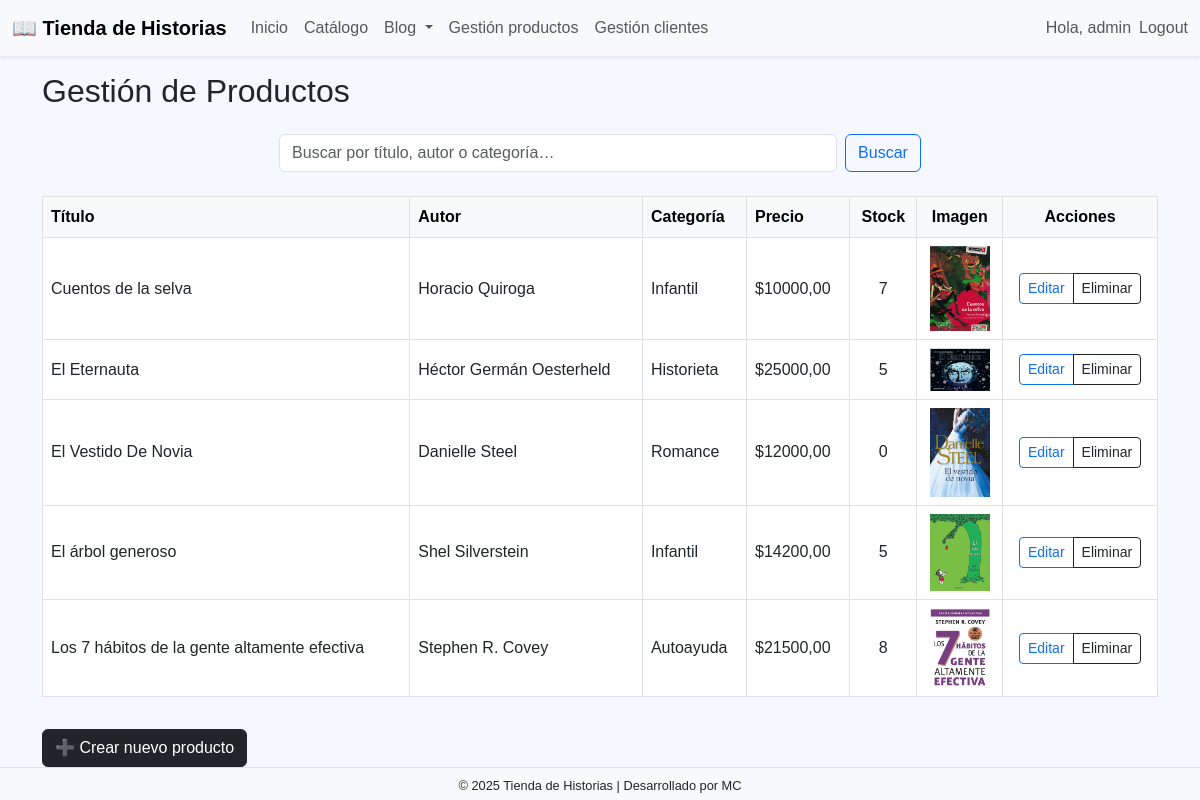
Screenshot of /productos/list/ (signed in) with the database file from the repository.
### product/models.py (models this page shows, shortened)
class Product(models.Model):
    title = models.CharField(max_length=200)
    author = models.CharField(max_length=100)
    description = models.TextField()
    price = models.DecimalField(max_digits=8, decimal_places=2)
    stock = models.PositiveIntegerField()
    category = models.ForeignKey(Category, on_delete=models.SET_NULL, null=True)
    image = models.ImageField(upload_to='product_images/', blank=True, null=True)
    created_at = models.DateTimeField(auto_now_add=True)

class Category(models.Model):
    name = models.CharField(max_length=100, unique=True)
    class Meta:
        ordering = ["name"]
        verbose_name = "Category"
        verbose_name_plural = "Categories"
    def __str__(self):
        return self.name

### product/views.py (the view)
# urls.py: path('list/', views.product_list, name='product_list'),
@user_passes_test(is_staff)
def product_list(request):
    query = request.GET.get("search", "").strip()
    if query:
        products = Product.objects.filter(
            Q(title__icontains=query) |
            Q(author__icontains=query) |
            Q(category__name__icontains=query)
        ).order_by("title")
    else:
        products = Product.objects.all().order_by("title")
    context = {"products": products, "search": query}
    return render(request, "product/product_list.html", context)

### product/views.py (called while the page is built)
def is_staff(user):
    return user.is_authenticated and user.is_staff

### product/templates/product/product_list.html (shortened to what this page needs)
{% extends 'core/base.html' %}
{% load static %}
{% block content %}
<div class="container mt-3">
  <h2 class="mb-4">Gestión de Productos</h2>
  <form method="get" class="d-flex justify-content-center mb-4">
    <input
      type="text"
      name="search"
      class="form-control w-50 me-2"
      placeholder="Buscar por título, autor o categoría…"
      value="{{ search|default:'' }}"
    >
    <button class="btn btn-outline-primary" type="submit">Buscar</button>
  </form>
  {% if products %}
    <table class="table table-hover table-bordered align-middle">
      <thead class="table-light">
        <tr>
          <th>Título</th>
          <th>Autor</th>
          <th>Categoría</th>
          <th>Precio</th>
          <th class="text-center">Stock</th>
          <th class="text-center">Imagen</th>
          <th class="text-center">Acciones</th>
        </tr>
      </thead>
      <tbody>
        {% for product in products %}
          <tr>
            <td>{{ product.title }}</td>
            <td>{{ product.author }}</td>
            <td>{{ product.category }}</td>
            <td>${{ product.price }}</td>
            <td class="text-center">{{ product.stock }}</td>
            <td class="text-center">
              {% if product.image %}
                <img src="{{ product.image.url }}" alt="{{ product.title }}" width="60">
              {% else %}
                <span class="text-muted">Sin imagen</span>
              {% endif %}
            </td>
            <td class="text-center">
              <div class="btn-group" role="group">
                <a href="{% url 'product:product_edit' product.id %}"
                   class="btn btn-sm btn-outline-primary">Editar</a>
                <a href="{% url 'product:product_delete' product.id %}"
                   class="btn btn-sm btn-outline-dark">Eliminar</a>
              </div>
            </td>
          </tr>
        {% endfor %}
      </tbody>
    </table>
  {% else %}
    <p class="text-center">No hay productos cargados.</p>
  {% endif %}
  <a href="{% url 'product:product_create' %}" class="btn btn-dark mt-3">
    ➕ Crear nuevo producto
  </a>
</div>
{% endblock %}

### core/templates/core/base.html (shortened to what this page needs)
<!DOCTYPE html>
<html lang="es">
<head>
  {% load static %}
  <link href="https://cdn.jsdelivr.net/npm/bootstrap@5.3.0/dist/css/bootstrap.min.css" rel="stylesheet">
</head>
<body>
  <nav class="navbar navbar-expand-lg navbar-light bg-light shadow-sm">
    <div class="container-fluid">
      <a class="navbar-brand" href="{% url 'core:home' %}">📖 Tienda de Historias</a>
      <div class="collapse navbar-collapse" id="navbarContent">
        <ul class="navbar-nav me-auto mb-2 mb-lg-0">
          <li class="nav-item">
            <a class="nav-link" href="{% url 'core:home' %}">Inicio</a>
          </li>
          <li class="nav-item">
            <a class="nav-link" href="{% url 'product:product_catalog' %}">Catálogo</a>
          </li>
          <li class="nav-item dropdown">
            <a class="nav-link dropdown-toggle" href="#" id="blogDropdown"
               role="button" data-bs-toggle="dropdown" aria-expanded="false">
              Blog
            </a>
          </li>
          {% if user.is_authenticated and user.is_staff %}
          <li class="nav-item">
            <a class="nav-link" href="{% url 'product:product_list' %}">Gestión productos</a>
          </li>
          <li class="nav-item">
            <a class="nav-link" href="{% url 'client:client_list' %}">Gestión clientes</a>
          </li>
          {% endif %}
        </ul>
        <ul class="navbar-nav mb-2 mb-lg-0">
          {% if user.is_authenticated %}
            <li class="nav-item d-flex align-items-center">
              <span class="nav-link pe-2">
                Hola, {{ user.get_full_name|default:user.username }}
              </span>
              <form action="{% url 'logout' %}" method="post" class="m-0">
                <button type="submit" class="nav-link btn btn-link p-0">Logout</button>
              </form>
            </li>
          {% else %}
            <li class="nav-item">
              <a class="nav-link" href="{% url 'login' %}?next={{ request.path }}">Login</a>
            </li>
          {% endif %}
        </ul>
      </div>
    </div>
  </nav>
  <main class="container-fluid px-0" style="min-height:85vh;">
    {% block content %}{% endblock %}
  </main>
  <footer class="text-center py-2"
          style="font-size:.8rem; background-color:#f8f9fa; border-top:1px solid #dee2e6;">
    <p class="mb-0">© 2025 Tienda de Historias&nbsp;|&nbsp;Desarrollado por MC</p>
  </footer>
</body>
</html>

### core/templates/core/base.html (style rules this page uses)
body { font-family: Arial, Helvetica, sans-serif; background-color:#f5f8ff; color:#212529; }
.navbar-brand { font-weight:bold; }

### rows the page displays
Product: title "Cuentos de la selva", author "Horacio Quiroga", category "Infantil", price "10000,00", stock "7", image (picture)
Product: title "El Eternauta", author "Héctor Germán Oesterheld", category "Historieta", price "25000,00", stock "5", image (picture)
Product: title "El Vestido De Novia", author "Danielle Steel", category "Romance", price "12000,00", stock "0", image (picture)
Product: title "El árbol generoso", author "Shel Silverstein", category "Infantil", price "14200,00", stock "5", image (picture)
Product: title "Los 7 hábitos de la gente altamente efectiva", author "Stephen R. Covey", category "Autoayuda", price "21500,00", stock "8", image (picture)

### other values shown
{{ user.get_full_name|default:user.username }} "admin"
